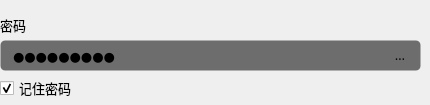
           <widget class="QWidget" name="tab_passowrd">
            <attribute name="title">
             <string>   密码   </string>
            </attribute>
            <widget class="QLineEdit" name="tab_passowrd_lineEdit_password_data">
             <property name="geometry">
              <rect>
               <x>0</x>
               <y>40</y>
               <width>421</width>
               <height>31</height>
              </rect>
             </property>
             <property name="minimumSize">
              <size>
               <width>0</width>
               <height>30</height>
              </size>
             </property>
             <property name="font">
              <font>
               <family>OPPOSans B</family>
               <pointsize>10</pointsize>
              </font>
             </property>
             <property name="styleSheet">
              <string notr="true">background-color: rgb(25, 25, 25, 155);
border: 1px solid rgba(255, 255, 255, 0);
border-radius: 5px;
padding-left:10px;
padding-right:10px;</string>
             </property>
             <property name="text">
              <string>vrv300352</string>
             </property>
             <property name="echoMode">
              <enum>QLineEdit::Password</enum>
             </property>
            </widget>
            <widget class="QLabel" name="tab_passowrd_label_password">
             <property name="geometry">
              <rect>
               <x>0</x>
               <y>10</y>
               <width>39</width>
               <height>30</height>
              </rect>
             </property>
             <property name="font">
              <font>
               <family>OPPOSans B</family>
               <pointsize>10</pointsize>
              </font>
             </property>
             <property name="text">
              <string>密码</string>
             </property>
            </widget>
            <widget class="QCheckBox" name="tab_passowrd_checkBox_remember_password">
             <property name="geometry">
              <rect>
               <x>0</x>
               <y>80</y>
               <width>81</width>
               <height>16</height>
              </rect>
             </property>
             <property name="font">
              <font>
               <family>OPPOSans B</family>
               <pointsize>10</pointsize>
               <stylestrategy>PreferAntialias</stylestrategy>
              </font>
             </property>
             <property name="styleSheet">
              <string notr="true"/>
             </property>
             <property name="text">
              <string>记住密码</string>
             </property>
             <property name="checked">
              <bool>true</bool>
             </property>
            </widget>
            <widget class="QToolButton" name="tab_passowrd_toolButton_show">
             <property name="geometry">
              <rect>
               <x>380</x>
               <y>40</y>
               <width>40</width>
               <height>30</height>
              </rect>
             </property>
             <property name="sizePolicy">
              <sizepolicy hsizetype="Expanding" vsizetype="Expanding">
               <horstretch>0</horstretch>
               <verstretch>0</verstretch>
              </sizepolicy>
             </property>
             <property name="minimumSize">
              <size>
               <width>30</width>
               <height>30</height>
              </size>
             </property>
             <property name="maximumSize">
              <size>
               <width>40</width>
               <height>30</height>
              </size>
             </property>
             <property name="font">
              <font>
               <family>OPPOSans B</family>
               <pointsize>10</pointsize>
               <stylestrategy>PreferAntialias</stylestrategy>
              </font>
             </property>
             <property name="styleSheet">
              <string notr="true">QToolButton {
background-color: rgba(25, 25, 25,0);
border: 1px solid rgba(255, 255, 255, 0);
border-radius: 5px;
padding-left:10px;
padding-right:10px;
}

QToolButton::menu-indicator { 
	image: None;
}

 
QToolButton:hover {
background-color: rgba(25, 25, 25,0);
border: 1px solid rgba(255, 255, 255, 0);
border-radius: 5px;
padding-left:10px;
padding-right:10px;
}</string>
             </property>
             <property name="text">
              <string>取消</string>
             </property>
             <property name="icon">
              <iconset resource="lib.qrc">
               <normaloff>:/lib/eye2.png</normaloff>:/lib/eye2.png</iconset>
             </property>
             <property name="iconSize">
              <size>
               <width>14</width>
               <height>14</height>
              </size>
             </property>
            </widget>
           </widget>
